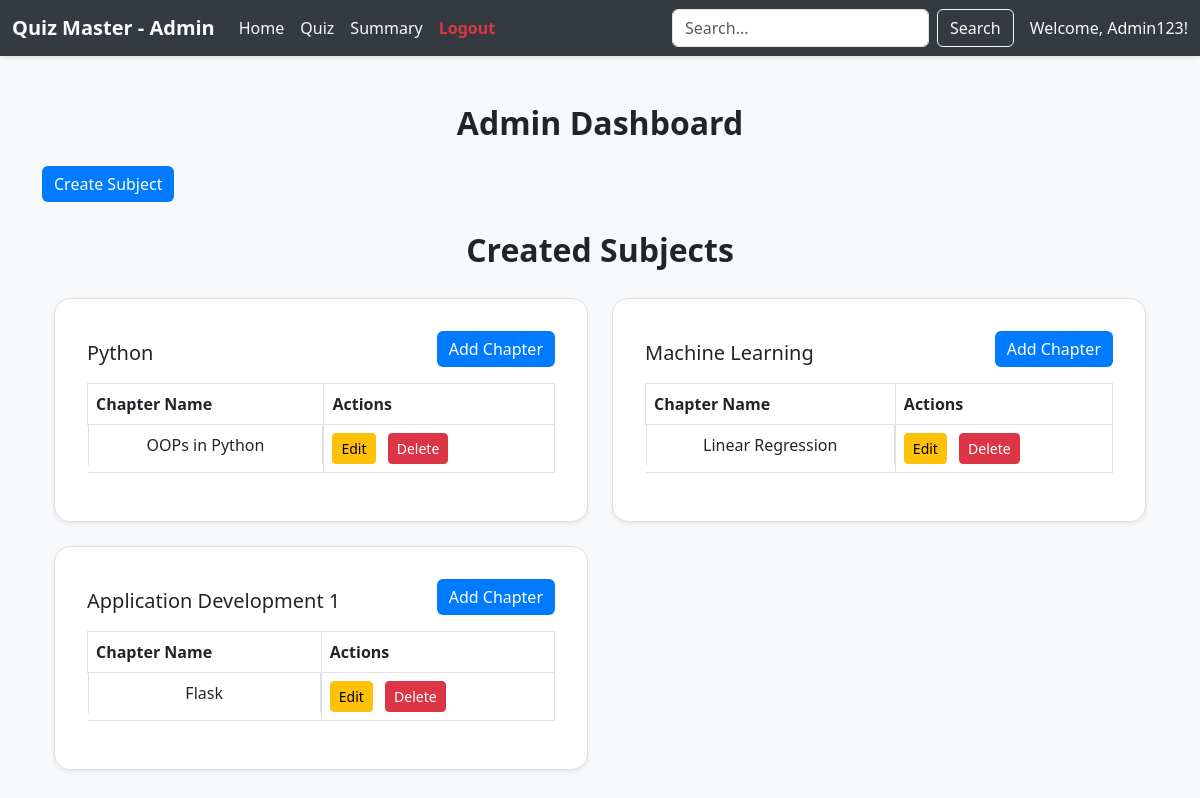
The page /admin_dash on the database its author committed.
### applications/models.py (models this page shows)
class User(db.Model):
    id = db.Column(db.Integer, primary_key=True)
    username = db.Column(db.String(), unique=True, nullable=False)
    email = db.Column(db.String(), unique=True, nullable=False)
    password = db.Column(db.String(), nullable=False)
    full_name = db.Column(db.String(), nullable=False)
    qualification = db.Column(db.String(), nullable=False)
    dob = db.Column(db.Date, nullable=False)
    role = db.Column(db.String(), nullable=False, default='user')  # 'admin' or 'user'

class Subject(db.Model):
    id = db.Column(db.Integer, primary_key=True)
    name = db.Column(db.String(), unique=True, nullable=False)
    description = db.Column(db.Text, nullable=True)

class Chapter(db.Model):
    id = db.Column(db.Integer, primary_key=True)
    name = db.Column(db.String(), nullable=False)
    description = db.Column(db.Text, nullable=True)
    num_questions = db.Column(db.Integer, nullable=False, default=0)
    subject_id = db.Column(db.Integer, db.ForeignKey('subject.id', ondelete="CASCADE"), nullable=False)
    subject = db.relationship('Subject', backref=db.backref('chapters', lazy=True, cascade="all, delete"))

### applications/controllers.py (the view)
@app.route('/admin_dash')
def admin_dashboard():
    admin_user = User.query.filter_by(role='admin').first()
    subjects = Subject.query.all()
    return render_template('admin_dash.html', this_user=admin_user, subjects=subjects)

### templates/admin_dash.html (shortened to what this page needs)
<!DOCTYPE html>
<html lang="en">
<head>
    <link href="https://cdn.jsdelivr.net/npm/bootstrap@5.3.0/dist/css/bootstrap.min.css" rel="stylesheet">
    <link rel="stylesheet" href="/static/style.css">
</head>
<body>
    <nav class="navbar navbar-expand-lg" style="background-color: #343a40; box-shadow: 0 2px 4px rgba(0, 0, 0, 0.1)">
        <div class="container-fluid">
            <a class="navbar-brand text-light fw-bold" href="#">Quiz Master - Admin</a>
            <div class="collapse navbar-collapse" id="navbarNav">
                <ul class="navbar-nav me-auto">
                    <li class="nav-item"><a class="nav-link active text-light" href="/admin_dash">Home</a></li>
                    <li class="nav-item"><a class="nav-link text-light" href="/quiz_creator" target="_blank">Quiz</a>
                    </li>
                    <li class="nav-item"><a class="nav-link text-light" href="#">Summary</a></li>
                    <li class="nav-item"><a class="nav-link text-danger fw-bold" href="/login">Logout</a></li>
                </ul>
                <form class="d-flex">
                    <input class="form-control me-2" type="search" placeholder="Search..." aria-label="Search">
                    <button class="btn btn-outline-light" type="submit">Search</button>
                </form>
                <span class="navbar-text ms-3 text-light">
                    Welcome, {{ this_user.username }}!
                </span>
            </div>
        </div>
    </nav>
    <div class="container mt-5">
        <h2 style="text-align: center;">Admin Dashboard</h2>
        <a href="/add_subject" class="btn btn-primary mt-3">Create Subject</a>
        <div class="container mt-4">
            <p class="text-center mb-4 fs-2 fw-bold">Created Subjects</p>
            <div class="row">
                {% for subject in subjects %}
                <div class="col-12 col-md-6 mb-4">
                    <div class="card border shadow-sm p-3 rounded-4">
                        <div class="card-body">
                            <div class="d-flex justify-content-between align-items-center">
                                <h5 class="card-title">{{ subject.name }}</h5>
                                <a href="/add_chapter/{{ subject.id }}" class="btn btn-primary mb-3">Add Chapter</a>
                            </div>
                            <table class="table table-bordered">
                                <thead>
                                    <tr>
                                        <th>Chapter Name</th>
                                        <th>Actions</th>
                                    </tr>
                                </thead>
                                <tbody>
                                    {% for chapter in subject.chapters %}
                                    <tr>
                                        <td class="d-flex justify-content-center gap-3"     >{{ chapter.name }}</td>
                                        <td>
                                            <a href="/edit_chapter/{{ chapter.id }}"
                                                class="btn btn-warning btn-sm me-2">Edit</a>
                                            <a href="/delete_chapter/{{ chapter.id }}"
                                                class="btn btn-danger btn-sm">Delete</a>
                                        </td>
                                    </tr>
                                    {% endfor %}
                                </tbody>
                            </table>
                        </div>
                    </div>
                </div>
                {% endfor %}
            </div>
        </div>
    </div>
</body>
</html>

### static/style.css (style rules this page uses)
body { background-color: #f8f9fa; }
h2 { font-weight: bold; }
.btn-primary { background-color: #007bff; border: none; }

### rows shown on the page
User: username "Admin123"
Subject: name "Python"
Chapter: name "OOPs in Python"
Subject: name "Machine Learning"
Chapter: name "Linear Regression"
Subject: name "Application Development 1"
Chapter: name "Flask"
